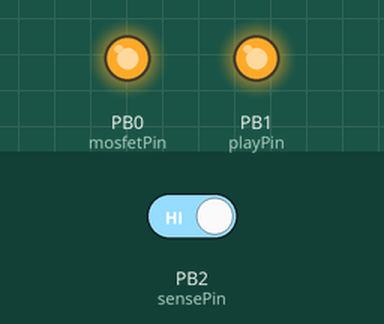
Recording of a sketch running on a simulated ATtiny85, built with avr-gcc and run on an emulated ATtiny85. Parts: output pins drawn as LEDs (lit = HIGH). Inputs (shaded band) come from the test bench; at power-on: PB2 (sensePin) HIGH. Sleep ends after the set time or at an interrupt.

Above: at 1.2 s.
1.3 s: PB2 (sensePin) driven LOW
At 2.1 s:
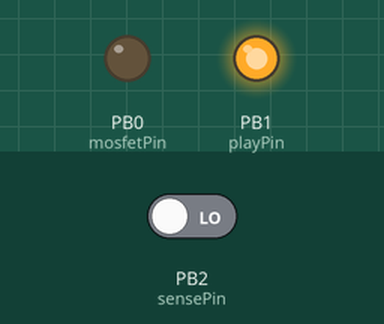
At 5.4 s:
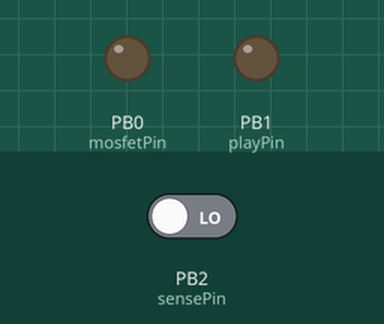
Timing chart, 0 to 7.0 s (numbered marks = the images above; inputs shaded):
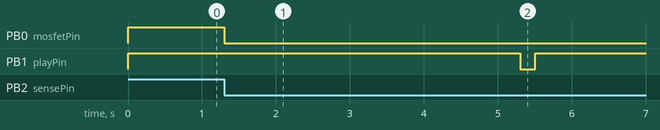

The sketch:

sp_v2.ino
```cpp
#include <avr/sleep.h>
#include <avr/interrupt.h>

// int switchPin = 3;
int sensePin = 2;
int mosfetPin = 0;
int playPin = 1;
int txPin = 3;
int rxPin = 4;

// Setup runs 1 time when the microcontroller first boots up.
void setup()
{
    // Setup the pins.
    pinMode(sensePin, INPUT_PULLUP);
    pinMode(mosfetPin, OUTPUT);
    pinMode(playPin, OUTPUT);

    // Temporary
    pinMode(txPin, INPUT);
    pinMode(rxPin, INPUT);
    // Temporary

    digitalWrite(playPin, HIGH);
    digitalWrite(mosfetPin, HIGH);

    ADCSRA &= ~_BV(ADEN);                   // ADC off (saves power)
}

// Loop runs over and over, but only when the microcontroller is awake.
void loop()
{
    // This function will put the microcontroller into a lower power sleep state
    // and it will stop processing code, waiting for the button to be pressed.
    sleep();

    // After the button is pressed and wakes up the microcontroller, this function will start DFPlayer.
    playMusic();
}

ISR(PCINT0_vect)
{
    // This is the interrupt service routine, the code that will run when the microcontroller
    // wakes from sleep due to the button press.  We don't need to do anything here but having
    // this function is required.
    cli();                                  // Disable interrupts
    GIMSK &= ~_BV(PCIE);                    // Disable Pin Change Interrupts
    PCMSK &= ~_BV(PCINT2);                  // Turn off PB2 as interrupt pin
    GIFR |= _BV(PCIF);                      // Clear Pin Change Interrupt Flag by writing 1
}

void sleep()
{
    GIMSK |= _BV(PCIE);                     // Enable Pin Change Interrupts
    PCMSK |= _BV(PCINT2);                   // Use PB2 as interrupt pin

    set_sleep_mode(SLEEP_MODE_PWR_DOWN);
    sleep_enable();                         // Sets the Sleep Enable bit in the MCUCR Register (SE BIT)
    sei();                                  // Enable interrupts
    sleep_cpu();                            // Put the microcontroller to sleep

    // Code execution stops here since the microcontroller is now asleep.  When the button connected to PB3
    // is pressed the microcontroller will awake, run the code in the interrupt service routine (ISR),
    // and then continue executing the code starting from here.

    cli();                                  // Disable interrupts
    GIMSK &= ~_BV(PCIE);                    // Disable Pin Change Interrupts
    PCMSK &= ~_BV(PCINT2);                  // Turn off PB2 as interrupt pin
    GIFR |= _BV(PCIF);                      // Clear Pin Change Interrupt Flag by writing 1

    sleep_disable();                        // Clear SE bit
    sei();                                  // Enable interrupts
}

void playMusic(void)
{
    digitalWrite(playPin, HIGH);  // Set playPin HIGH to prepare for trigger
    digitalWrite(mosfetPin, LOW);  // Turn on DFPlayer
    // delay(500); // possible delay to wait DFPlayer to power up
    // turn of amplifier, if power down save works, turn off after playin and turn on after next delay
    delay(4000); // Wait for a bit for DFPlayer start
    // turn on amplifier

    // play the song
    digitalWrite(playPin, LOW);
    delay(200);
    digitalWrite(playPin, HIGH);

    int playTimer = 100;  // after last detect timer (x100ms)
    int playCounter = 0;  // after last detect timer counter

    while(playCounter < playTimer){
      delay(100);
      if(digitalRead(sensePin) == LOW)
        playCounter = 0;
      else
        playCounter++;
    }

    digitalWrite(mosfetPin, HIGH);  // Turn off DFPlayer
    digitalWrite(playPin, LOW); // Set playPin low for power consumption
}
```

Measured:
- after the input at 1.3 s, PB0 (mosfetPin): HIGH → LOW at once; PB1 (playPin): HIGH → LOW after 4.0 s, → HIGH 0.20 s later
